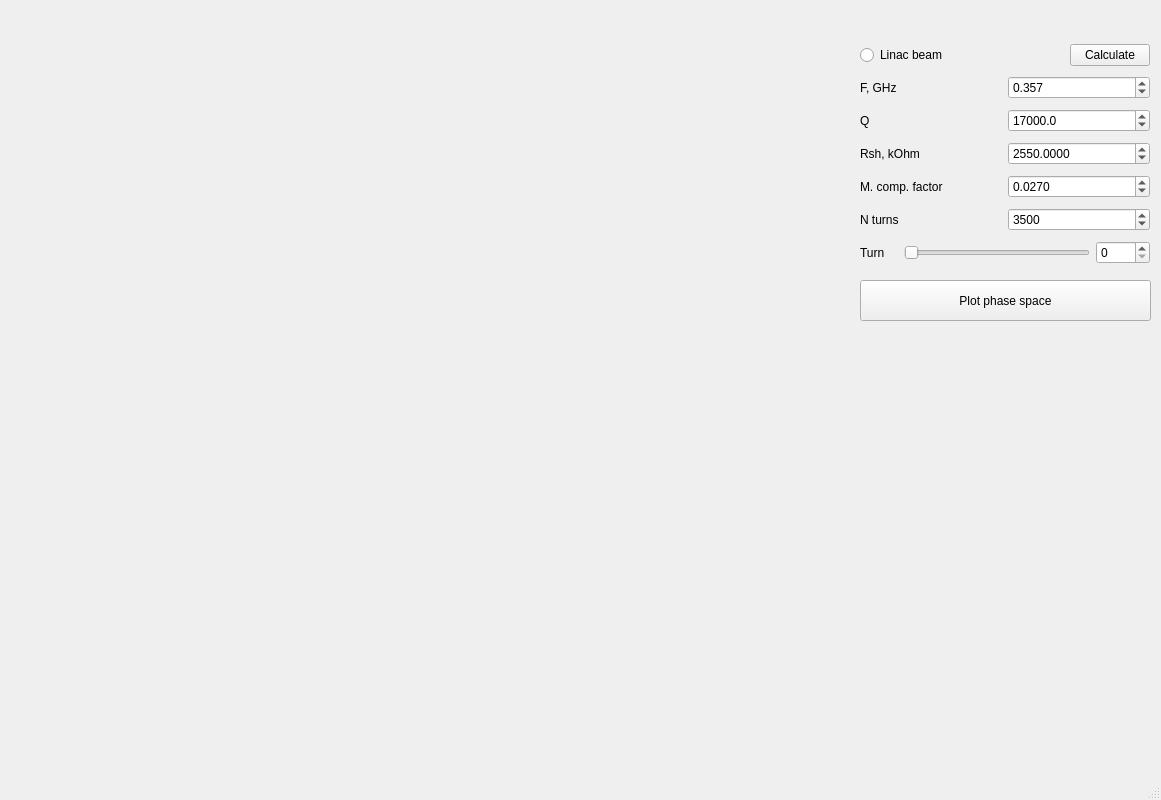
<?xml version="1.0" encoding="UTF-8"?>
<ui version="4.0">
 <class>MainWindow</class>
 <widget class="QMainWindow" name="MainWindow">
  <property name="geometry">
   <rect>
    <x>0</x>
    <y>0</y>
    <width>1161</width>
    <height>800</height>
   </rect>
  </property>
  <property name="windowTitle">
   <string>MainWindow</string>
  </property>
  <widget class="QWidget" name="centralwidget">
   <widget class="QWidget" name="output" native="true">
    <property name="geometry">
     <rect>
      <x>90</x>
      <y>0</y>
      <width>771</width>
      <height>751</height>
     </rect>
    </property>
   </widget>
   <widget class="QWidget" name="gridLayoutWidget_2">
    <property name="geometry">
     <rect>
      <x>860</x>
      <y>40</y>
      <width>290</width>
      <height>233</height>
     </rect>
    </property>
    <layout class="QGridLayout" name="gridLayout_2">
     <item row="6" column="0">
      <layout class="QHBoxLayout" name="horizontalLayout_4">
       <item>
        <widget class="QLabel" name="label_4">
         <property name="text">
          <string>Turn</string>
         </property>
        </widget>
       </item>
       <item>
        <layout class="QHBoxLayout" name="horizontalLayout_5">
         <item>
          <widget class="QLabel" name="label_6">
           <property name="text">
            <string/>
           </property>
          </widget>
         </item>
         <item>
          <widget class="QSlider" name="slider_turn">
           <property name="minimum">
            <number>0</number>
           </property>
           <property name="maximum">
            <number>2000</number>
           </property>
           <property name="singleStep">
            <number>10</number>
           </property>
           <property name="pageStep">
            <number>10</number>
           </property>
           <property name="value">
            <number>0</number>
           </property>
           <property name="sliderPosition">
            <number>0</number>
           </property>
           <property name="orientation">
            <enum>Qt::Horizontal</enum>
           </property>
          </widget>
         </item>
        </layout>
       </item>
       <item>
        <widget class="QSpinBox" name="spin_turn">
         <property name="maximum">
          <number>2000</number>
         </property>
         <property name="singleStep">
          <number>1</number>
         </property>
         <property name="value">
          <number>0</number>
         </property>
        </widget>
       </item>
      </layout>
     </item>
     <item row="2" column="0">
      <layout class="QHBoxLayout" name="horizontalLayout_2">
       <item>
        <widget class="QLabel" name="label">
         <property name="text">
          <string>Q</string>
         </property>
        </widget>
       </item>
       <item>
        <widget class="QDoubleSpinBox" name="spin_Q">
         <property name="decimals">
          <number>1</number>
         </property>
         <property name="maximum">
          <double>100000.000000000000000</double>
         </property>
         <property name="singleStep">
          <double>0.100000000000000</double>
         </property>
         <property name="value">
          <double>17000.000000000000000</double>
         </property>
        </widget>
       </item>
      </layout>
     </item>
     <item row="3" column="0">
      <layout class="QHBoxLayout" name="horizontalLayout_3">
       <item>
        <widget class="QLabel" name="label_3">
         <property name="text">
          <string>Rsh, kOhm</string>
         </property>
        </widget>
       </item>
       <item>
        <widget class="QDoubleSpinBox" name="spin_Rsh">
         <property name="decimals">
          <number>4</number>
         </property>
         <property name="maximum">
          <double>10000.000000000000000</double>
         </property>
         <property name="singleStep">
          <double>5.000000000000000</double>
         </property>
         <property name="value">
          <double>2550.000000000000000</double>
         </property>
        </widget>
       </item>
      </layout>
     </item>
     <item row="1" column="0">
      <layout class="QHBoxLayout" name="horizontalLayout">
       <item>
        <widget class="QLabel" name="label_2">
         <property name="text">
          <string>F, GHz</string>
         </property>
        </widget>
       </item>
       <item>
        <widget class="QDoubleSpinBox" name="spin_freq">
         <property name="decimals">
          <number>3</number>
         </property>
         <property name="minimum">
          <double>0.000000000000000</double>
         </property>
         <property name="maximum">
          <double>5000.000000000000000</double>
         </property>
         <property name="singleStep">
          <double>0.010000000000000</double>
         </property>
         <property name="value">
          <double>0.357000000000000</double>
         </property>
        </widget>
       </item>
      </layout>
     </item>
     <item row="5" column="0">
      <layout class="QHBoxLayout" name="horizontalLayout_6">
       <item>
        <widget class="QLabel" name="label_5">
         <property name="text">
          <string>N turns</string>
         </property>
        </widget>
       </item>
       <item>
        <widget class="QSpinBox" name="spin_n_turns">
         <property name="maximum">
          <number>500000</number>
         </property>
         <property name="value">
          <number>3500</number>
         </property>
        </widget>
       </item>
      </layout>
     </item>
     <item row="0" column="0">
      <layout class="QHBoxLayout" name="horizontalLayout_7">
       <item>
        <widget class="QRadioButton" name="rb_linac_beam">
         <property name="text">
          <string>Linac beam</string>
         </property>
        </widget>
       </item>
       <item>
        <spacer name="horizontalSpacer">
         <property name="orientation">
          <enum>Qt::Horizontal</enum>
         </property>
         <property name="sizeHint" stdset="0">
          <size>
           <width>40</width>
           <height>20</height>
          </size>
         </property>
        </spacer>
       </item>
       <item>
        <widget class="QPushButton" name="button_calculate">
         <property name="text">
          <string>Calculate</string>
         </property>
        </widget>
       </item>
      </layout>
     </item>
     <item row="4" column="0">
      <layout class="QHBoxLayout" name="horizontalLayout_8">
       <item>
        <widget class="QLabel" name="label_7">
         <property name="text">
          <string>M. comp. factor</string>
         </property>
        </widget>
       </item>
       <item>
        <widget class="QDoubleSpinBox" name="spin_alpha_p">
         <property name="decimals">
          <number>4</number>
         </property>
         <property name="minimum">
          <double>0.001000000000000</double>
         </property>
         <property name="singleStep">
          <double>0.001000000000000</double>
         </property>
         <property name="value">
          <double>0.027000000000000</double>
         </property>
        </widget>
       </item>
      </layout>
     </item>
    </layout>
   </widget>
   <widget class="QPushButton" name="btn_phase_space">
    <property name="geometry">
     <rect>
      <x>860</x>
      <y>280</y>
      <width>291</width>
      <height>41</height>
     </rect>
    </property>
    <property name="text">
     <string>Plot phase space</string>
    </property>
   </widget>
  </widget>
  <widget class="QMenuBar" name="menubar">
   <property name="geometry">
    <rect>
     <x>0</x>
     <y>0</y>
     <width>1161</width>
     <height>22</height>
    </rect>
   </property>
  </widget>
  <widget class="QStatusBar" name="status_bar"/>
 </widget>
 <resources/>
 <connections>
  <connection>
   <sender>spin_turn</sender>
   <signal>valueChanged(int)</signal>
   <receiver>slider_turn</receiver>
   <slot>setValue(int)</slot>
   <hints>
    <hint type="sourcelabel">
     <x>605</x>
     <y>181</y>
    </hint>
    <hint type="destinationlabel">
     <x>559</x>
     <y>217</y>
    </hint>
   </hints>
  </connection>
  <connection>
   <sender>slider_turn</sender>
   <signal>valueChanged(int)</signal>
   <receiver>spin_turn</receiver>
   <slot>setValue(int)</slot>
   <hints>
    <hint type="sourcelabel">
     <x>559</x>
     <y>219</y>
    </hint>
    <hint type="destinationlabel">
     <x>605</x>
     <y>181</y>
    </hint>
   </hints>
  </connection>
 </connections>
</ui>
